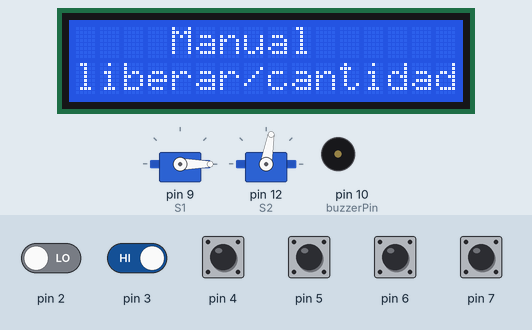
Simulated run of this sketch. Board: Arduino Uno, built with avr-gcc and run on an emulated ATmega328P. Shown: 2 × servo, 16×2 character LCD, buzzer (waves = sounding). The inputs (shaded band) are chosen by the test bench; at power-on: pin 3–7 HIGH, pin 2 LOW.

Above: at 1.2 s.
1.3 s: pin 2 driven HIGH
At 4.7 s:
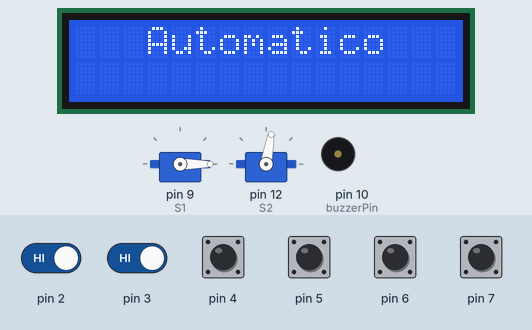
At 7.9 s:
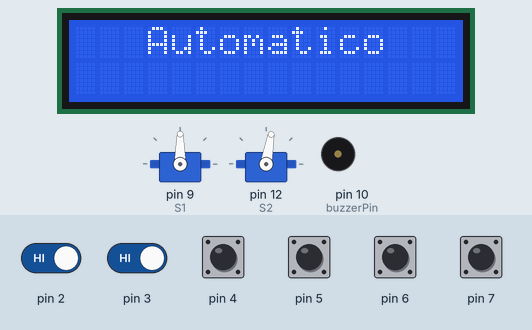
8.2 s: pin 3 driven LOW
At 9.4 s:
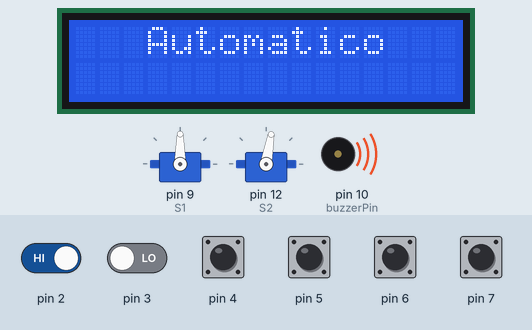
Timing chart, 0 to 19.7 s (numbered marks = the images above; inputs shaded):
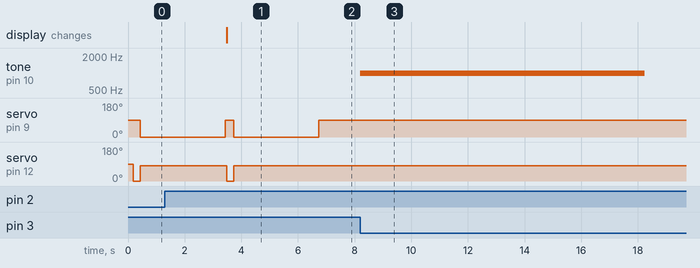

The sketch:

Proyecto_final.ino
```cpp
#include <Servo.h>
#include <Wire.h>
#include <LiquidCrystal_I2C.h>

Servo S1;
Servo S2;

LiquidCrystal_I2C lcd(0x27, 16, 2);
int suma = 3000;
int menu;
int buzzerPin = 10; // Pin donde está conectado el buzzer
int frecuencia = 1000; // Frecuencia del tono en Hz
int duracion = 10000; // Duración del tono en milisegundos


void setup() {
 attachInterrupt(digitalPinToInterrupt(3),alarma,FALLING);
  Serial.begin(9600);
  pinMode(4,INPUT_PULLUP);
  pinMode(5,INPUT_PULLUP);
  pinMode(6,INPUT_PULLUP);
  pinMode(7,INPUT_PULLUP);

   pinMode(buzzerPin, OUTPUT);

  S1.attach(9);
   S2.attach(12);
  lcd.init();
   lcd.backlight();
   lcd.setCursor(1,0);
   lcd.print("Selecciona un ");
   lcd.setCursor(6,1);
   lcd.print("modo");

}

void loop() {

if(digitalRead(4)==HIGH){
  menu = 10;
   lcd.setCursor(0,0);
   lcd.print("                  ");
   lcd.setCursor(0,1);
   lcd.print("                  ");
   lcd.setCursor(3,0);
   lcd.print("Automatico");
   S1.write(90);

  }
     if(digitalRead(2)==HIGH && menu==10){
       S2.write(0);
     delay(250);
     S2.write(80);
    S1.write(0);
    delay(suma);
    S1.write(90);
    delay(100000);
   }
  if(digitalRead(7)==HIGH){
    menu = 1;
   lcd.setCursor(0,0);
   lcd.print("                  ");
   lcd.setCursor(0,1);
   lcd.print("                  ");
   lcd.setCursor(4,0);
   lcd.print("Manual");
   lcd.setCursor(0,1);
   lcd.print("liberar/");
   lcd.setCursor(8,1);
   lcd.print("cantidad");
  }
   if(digitalRead(5)==HIGH && menu == 1 ){
     S2.write(0);
     delay(250);
     S2.write(80);
    S1.write(0);
    delay(suma);
    S1.write(90);

    }
 if(digitalRead(6)==HIGH && menu == 1 && !digitalRead(5)==HIGH ){
    menu = 7;
     lcd.setCursor(0,0);
   lcd.print("                  ");
   lcd.setCursor(0,1);
   lcd.print("                  ");
   lcd.setCursor(4,0);
   lcd.print("cantidad");
   lcd.setCursor(0,1);
   lcd.print("    1  2  3   ");
    }
 if(digitalRead(6)==HIGH && menu==7){
 suma=4000;

 }
  if(digitalRead(5)==HIGH && menu==7){
  suma=2000;
 }
  if(digitalRead(6)==HIGH && digitalRead(5)==HIGH ){
  suma=3000;
 }

}
void alarma(){
  for(int i = 1; i<= 10; i++){
 tone(buzzerPin, frecuencia, duracion);
  delay(1000);
  }
}
```

Measured:
- after the input at 1.3 s, the display: changes after 2.2 s (image 1)
- after the input at 8.2 s, tone on pin 10 (buzzerPin): silent → 1000 Hz at once, → silent 10.0 s later
